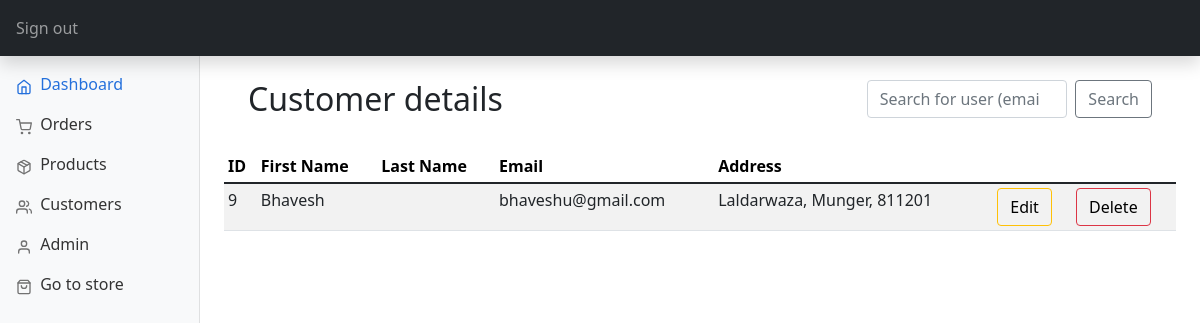
Screenshot of /admin/customers.php?id=9 (signed in) with the database file from the repository.
### tables this page shows
CREATE TABLE `user` (
  `user_Lname` varchar(20) NOT NULL,
  `email` varchar(50) NOT NULL,
  `user_password` varchar(50) NOT NULL,
  `user_id` int(3) NOT NULL,
  `user_fname` varchar(20) NOT NULL,
  `user_address` text NOT NULL
);

### admin/includes/functions.php (called while the page is built, shortened)
<?php
$connection = mysqli_connect("localhost", "root", "", "PharmEasy");
function query($query)
{
    global $connection;
    $run = mysqli_query($connection, $query);
    if ($run) {
        while ($row = $run->fetch_assoc()) {
            $data[] = $row;
        }
        return $data;
    } else {
        return 0;
    }
}
function all_users()
{
    $query = "SELECT user_id ,user_fname ,user_lname ,email ,user_address FROM user";
    $data = query($query);
    return $data;
}
function get_user_details()
{
    if ($_GET['id']) {
        $id = $_GET['id'];
        $query = "SELECT * FROM user WHERE user_id=$id";
        $data = query($query);
        return $data;
    }
}
function check_admin($id)
{
    $query = "SELECT admin_id FROM admin where admin_id='$id'";
    $row = query($query);
    if (empty($row)) {
        return 0;
    } else {
        return 1;
    }
}

### admin/customers.php (the view, shortened to what this page needs)
<?php
include "includes/head.php";
?>
<body>
    <?php
    include "includes/header.php"
    ?>
    <?php
    include "includes/sidebar.php";
    ?>
    <main class="col-md-9 ms-sm-auto col-lg-10 px-md-4">
        <div class="container">
            <div class="row align-items-start">
                <div class="col">
                    <br>
                    <h2>Customer details</h2>
                    <br>
                </div>
                <div class="col">
                    <br>
                    <form class="d-flex" method="GET" action="customers.php">
                        <input class="form-control me-2 col" type="search" name="search_user_email" placeholder="Search for user (email)" aria-label="Search">
                        <button class="btn btn-outline-secondary" type="submit" name="search_user" value="search">Search</button>
                    </form>
                    <br>
                </div>
            </div>
        </div>
        <div class="table-responsive">
            <table class="table table-striped table-sm">
                <thead>
                    <tr>
                        <th scope="col">ID</th>
                        <th scope="col">First Name</th>
                        <th scope="col">Last Name</th>
                        <th scope="col">Email</th>
                        <th scope="col">Address</th>
                </thead>
                <tbody>
                    <?php
                    $data = all_users();
                    if (isset($_GET['search_user'])) {
                        $query = search_user();
                        if (isset($query)) {
                            $data = $query;
                        } else {
                            get_redirect("customers.php");
                        }
                    } elseif (isset($_GET['id'])) {
                        $data = get_user_details();
                    }
                    $num = sizeof($data);
                    for ($i = 0; $i < $num; $i++) {
                    ?>
                        <tr>
                            <td><?php echo $data[$i]['user_id'] ?></td>
                            <td><?php echo $data[$i]['user_fname'] ?></td>
                            <td><?php echo $data[$i]['user_lname'] ?></td>
                            <td><?php echo $data[$i]['email'] ?></td>
                            <td><?php echo $data[$i]['user_address'] ?></td>
                            <td>
                                <button type="button" class="btn pull-left btn-outline-warning"><a style="text-decoration: none; color:black;" href="customers.php?edit=<?php echo $data[$i]['user_id'] ?>">Edit</a></button>
                            </td>
                            <td>
                                <button type="button" class="btn pull-left btn-outline-danger"><a style="text-decoration: none; color:black;" href="customers.php?delete=<?php echo $data[$i]['user_id'] ?>">Delete</a></button>
                            </td>
                        </tr>
                    <?php  }
                    ?>
                </tbody>
            </table>
        </div>
    </main>
</body>

### admin/dashboard.css (style rules this page uses)
body { font-size: 0.875rem; }

### rows the page displays
user: user_id "9", user_fname "Bhavesh", email "bhaveshu@gmail.com", user_address "Laldarwaza, Munger, 811201"
